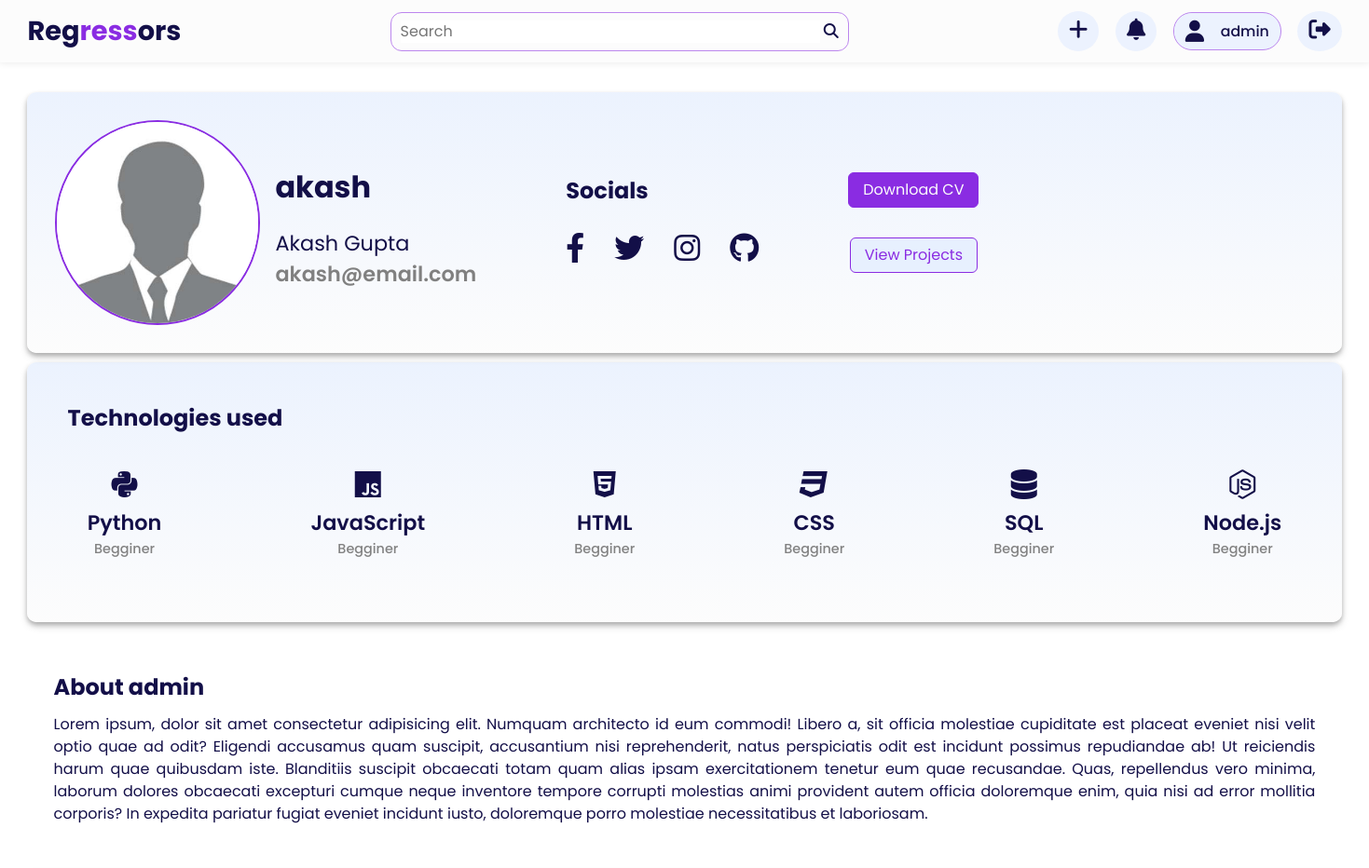
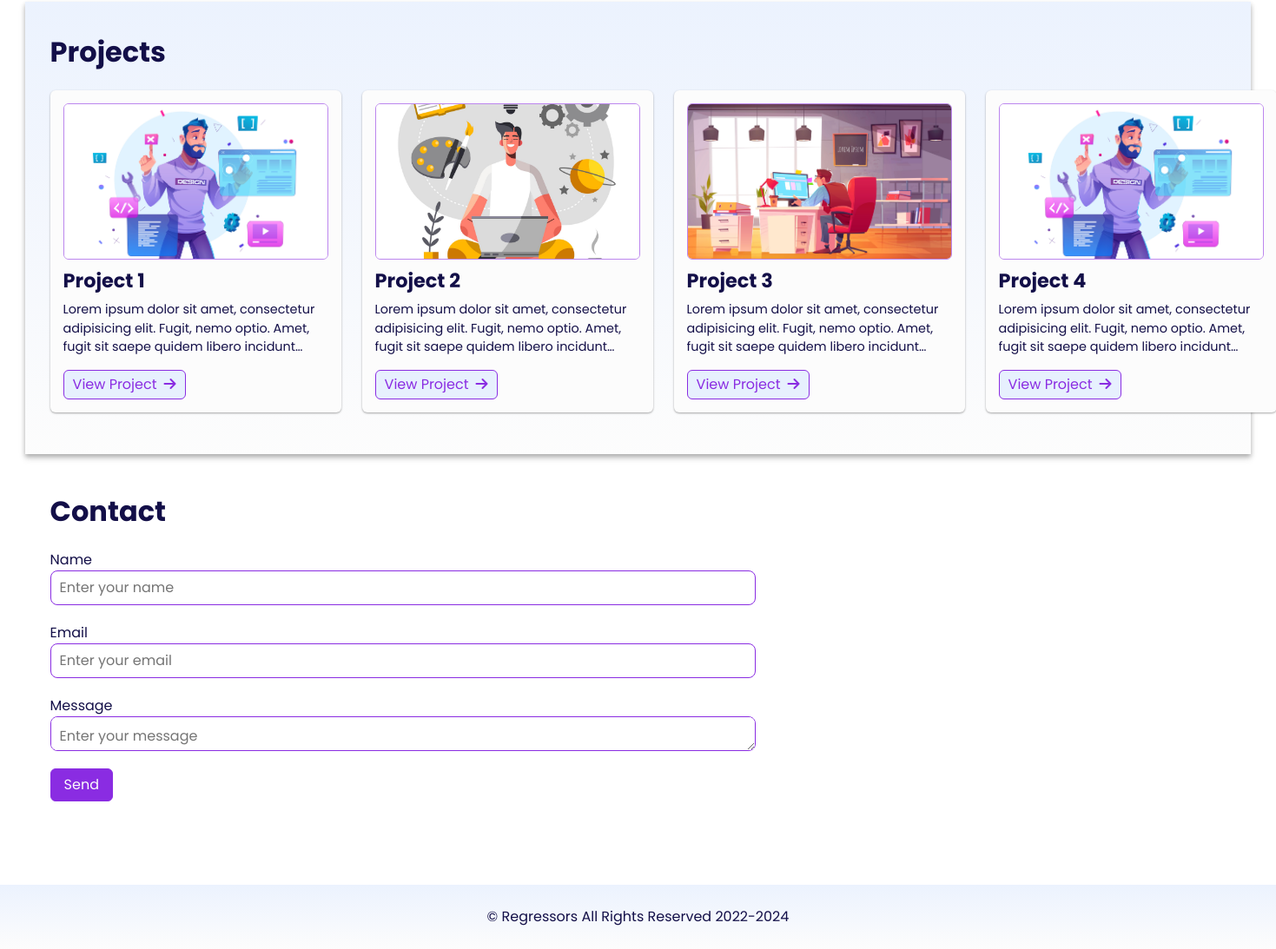
Page /profile/2 (signed in) on the committed database (2 pictures, top to bottom).
### app.py (models this page shows, shortened)
class User(db.Model, UserMixin):
    id = db.Column(db.Integer, primary_key=True, nullable=False, autoincrement=True)
    first_name = db.Column(db.String(20), nullable=False)
    last_name = db.Column(db.String(20), nullable=False)
    username = db.Column(db.String(20), unique=True, nullable=False)
    email = db.Column(db.String(120), unique=True, nullable=False)
    image_file = db.Column(db.String(20), nullable=False, default="default.jpg")
    password = db.Column(db.String(60), nullable=False)
    posts = db.relationship("Post", backref="author", lazy=True)

### app.py (the view)
@app.route("/profile/<user_id>")
def profile(user_id):
    user = User.query.get(user_id)
    return render_template("profile.html", user=user)

### app.py (called while the page is built)
@login_manager.user_loader
def load_user(user_id):
    return User.query.get(int(user_id))

### templates/profile.html
{% extends "layout.html" %}
  {% block css_stylesheets %}
    {{ super() }}
    <link
      rel="stylesheet"
      href="{{ url_for('static', filename='css/profile.css') }}"
    />
  {% endblock css_stylesheets %}
  {% block body_content %}
    <section class="profile-page-main-section">
      <div class="container">
        <div class="profile-header">
          <div class="profile-header-left">
            <div class="profile-img">
              <img src="{{ url_for('static', filename='img/profile-pic.jpg') }}" alt="" />
            </div>
            <div class="user-details">
              <h1 class="user-name">{{ user.username }}</h1>
              <h2 class="full-name">{{ user.first_name + ' ' + user.last_name }}</h2>
              <h3 class="user-email">{{ user.email }}</h3>
            </div>
          </div>
          <div class="profile-header-right">
            <div class="social-area">
              <h2 class="social-heading">Socials</h2>
              <div class="social-icons">
                <a href="#" class="social-icon">
                  <i class="fab fa-facebook-f"></i>
                </a>
                <a href="#" class="social-icon">
                  <i class="fab fa-twitter"></i>
                </a>
                <a href="#" class="social-icon">
                  <i class="fab fa-instagram"></i>
                </a>
                <a href="#" class="social-icon">
                  <i class="fab fa-github"></i>
                </a>
              </div>
            </div>
            <div class="cv-area">
              <a href="#" class="btn btn-primary">Download CV</a>
              <a href="#" class="btn btn-secondary">View Projects</a>
            </div>
          </div>
        </div>
        <section class="tech-known-section">
          <div class="container">
            <h2 class="tech-known-heading">Technologies used</h2>
            <div class="tech-known-items-list">
              <div class="tech-known-item">
                <div class="tech-known-item-icon">
                  <i class="fa-brands fa-python"></i>
                </div>
                <div class="tech-known-item-name">Python</div>
                <div class="tech-known-item-experience">Begginer</div>
              </div>
              <div class="tech-known-item">
                <div class="tech-known-item-icon">
                  <i class="fa-brands fa-js"></i>
                </div>
                <div class="tech-known-item-name">JavaScript</div>
                <div class="tech-known-item-experience">Begginer</div>
              </div>
              <div class="tech-known-item">
                <div class="tech-known-item-icon">
                  <i class="fa-brands fa-html5"></i>
                </div>
                <div class="tech-known-item-name">HTML</div>
                <div class="tech-known-item-experience">Begginer</div>
              </div>
              <div class="tech-known-item">
                <div class="tech-known-item-icon">
                  <i class="fa-brands fa-css3"></i>
                </div>
                <div class="tech-known-item-name">CSS</div>
                <div class="tech-known-item-experience">Begginer</div>
              </div>
              <div class="tech-known-item">
                <div class="tech-known-item-icon">
                  <i class="fas fa-database"></i>
                </div>
                <div class="tech-known-item-name">SQL</div>
                <div class="tech-known-item-experience">Begginer</div>
              </div>
              <div class="tech-known-item">
                <div class="tech-known-item-icon">
                  <i class="fab fa-node-js"></i>
                </div>
                <div class="tech-known-item-name">Node.js</div>
                <div class="tech-known-item-experience">Begginer</div>
              </div>
            </div>
          </div>
        </section>
        <section class="about-section">
          <div class="container">
            <h2 class="about-heading">About {{ current_user.username }}</h2>
            <p class="about-text">Lorem ipsum, dolor sit amet consectetur adipisicing elit. Numquam architecto id eum commodi! Libero a, sit officia molestiae cupiditate est placeat eveniet nisi velit optio quae ad odit? Eligendi accusamus quam suscipit, accusantium nisi reprehenderit, natus perspiciatis odit est incidunt possimus repudiandae ab! Ut reiciendis harum quae quibusdam iste. Blanditiis suscipit obcaecati totam quam alias ipsam exercitationem tenetur eum quae recusandae. Quas, repellendus vero minima, laborum dolores obcaecati excepturi cumque neque inventore tempore corrupti molestias animi provident autem officia doloremque enim, quia nisi ad error mollitia corporis? In expedita pariatur fugiat eveniet incidunt iusto, doloremque porro molestiae necessitatibus et laboriosam.</p>
          </div>
        </section>
        <section class="projects-section">
          <div class="container">
            <h1>Projects</h1>
            <div class="cards-container">
              <div class="card">
                <img src="{{ url_for('static', filename='img/img-1.jpg') }}" alt="" class="card-img" />
                <h2 class="card-title">Project 1</h2>
                <p class="card-text">
                  Lorem ipsum dolor sit amet, consectetur adipisicing elit. Fugit,
                  nemo optio. Amet, fugit sit saepe quidem libero incidunt
                  architecto corrupti nam perferendis consequatur perspiciatis sequi
                  aliquid sapiente. Sapiente et provident neque laborum. Totam
                  cupiditate id, autem vitae repellendus quaerat molestiae!
                </p>
                <button class="btn btn-secondary card-btn">
                  View Project<span><i class="fa-solid fa-arrow-right"></i></span>
                </button>
              </div>
              <div class="card">
                <img src="{{ url_for('static', filename='img/img-2.jpg') }}" alt="" class="card-img" />
                <h2 class="card-title">Project 2</h2>
                <p class="card-text">
                  Lorem ipsum dolor sit amet, consectetur adipisicing elit. Fugit,
                  nemo optio. Amet, fugit sit saepe quidem libero incidunt
                  architecto corrupti nam perferendis consequatur perspiciatis sequi
                  aliquid sapiente. Sapiente et provident neque laborum. Totam
                  cupiditate id, autem vitae repellendus quaerat molestiae!
                </p>
                <button class="btn btn-secondary card-btn">
                  View Project<span><i class="fa-solid fa-arrow-right"></i></span>
                </button>
              </div>
              <div class="card">
                <img src="{{ url_for('static', filename='img/img-3.jpg') }}" alt="" class="card-img" />
                <h2 class="card-title">Project 3</h2>
                <p class="card-text">
                  Lorem ipsum dolor sit amet, consectetur adipisicing elit. Fugit,
                  nemo optio. Amet, fugit sit saepe quidem libero incidunt
                  architecto corrupti nam perferendis consequatur perspiciatis sequi
                  aliquid sapiente. Sapiente et provident neque laborum. Totam
                  cupiditate id, autem vitae repellendus quaerat molestiae!
                </p>
                <button class="btn btn-secondary card-btn">
                  View Project<span><i class="fa-solid fa-arrow-right"></i></span>
                </button>
              </div>
              <div class="card">
                <img src="{{ url_for('static', filename='img/img-1.jpg') }}" alt="" class="card-img" />
                <h2 class="card-title">Project 4</h2>
                <p class="card-text">
                  Lorem ipsum dolor sit amet, consectetur adipisicing elit. Fugit,
                  nemo optio. Amet, fugit sit saepe quidem libero incidunt
                  architecto corrupti nam perferendis consequatur perspiciatis sequi
                  aliquid sapiente. Sapiente et provident neque laborum. Totam
                  cupiditate id, autem vitae repellendus quaerat molestiae!
                </p>
                <button class="btn btn-secondary card-btn">
                  View Project<span><i class="fa-solid fa-arrow-right"></i></span>
                </button>
              </div>
            </div>
          </div>
        </section>
        <section class="contact-section">
          <div class="container">
            <h1>Contact</h1>
            <form action="{{ url_for('home') }}" method="POST">
              <div class="input-box">
                <label for="name">Name</label>
                <input type="text" name="name" id="name" class="input" placeholder="Enter your name" />
              </div>
              <div class="input-box">
                <label for="email">Email</label>
                <input type="email" name="email" id="email" class="input" placeholder="Enter your email" />
              </div>
              <div class="input-box">
                <label for="message">Message</label>
                <textarea name="message" id="message" class="input" placeholder="Enter your message"></textarea>
              </div>
              <button type="submit" class="btn btn-primary">Send</button>
            </form>
          </div>
        </section>
      </div>
    </section>
  {% endblock body_content %}

### templates/layout.html (shortened to what this page needs)
<!DOCTYPE html>
<html lang="en">
  <head>
    {% block css_stylesheets %}
    <link
      rel="stylesheet"
      href="{{ url_for('static', filename='css/main.css') }}"
    />
    {% endblock css_stylesheets %}
    <link
      rel="stylesheet"
      href="https://cdnjs.cloudflare.com/ajax/libs/font-awesome/6.1.0/css/all.min.css"
    />
  </head>
  <body>
    {% block navbar %}
      <nav class="nav-bar">
        <div class="container">
          <a href="{{ url_for('home') }}" class="logo">Reg<span>ress</span>ors</a>
          <div class="search-box">
            <input type="text" class="search-txt" placeholder="Search" />
            <a href="#" class="search-btn">
              <i class="fas fa-search"></i>
            </a>
          </div>
          <div class="menu">
            {% if current_user.is_authenticated %}
                <div class="menu-icon add-post-btn"><a href="{{ url_for('add') }}"><i class="fas fa-plus"></i></a></div>
              <div class="menu-icon notifications-btn"><i class="fas fa-bell"></i></div>
              <div class="profile-btn"><i class="profile-icon fas fa-user"></i><a href="{{ url_for('account') }}"><span class="user-name">{{ current_user.username }}</span></a></div>
                <div class="menu-icon logout-btn"><a href="{{ url_for('logout') }}"><i class="fas fa-sign-out-alt"></i></a></div>
            {% else %}
              <div class="btn btn-secondary"><a href="{{ url_for('signup') }}">Signup</a></div>
              <div class="btn btn-primary"><a href="{{ url_for('login') }}">Login</a></div>
            {% endif %}
          </div>
        </div>
      </nav>
    {% endblock navbar %}
    <section>
        {% block body_content %}{% endblock body_content %}
    </section>
    {% block footer %}
    <section class="footer" id="footer">
      <div class="container">
        <p>&#169; Regressors All Rights Reserved 2022-2024</p>
      </div>
    </section>
    {% endblock footer %}
  </body>
</html>

### static/css/main.css (style rules this page uses)
:root { --clr-primary: hsl(271, 76%, 53%); --clr-primary-dark: hsl(271, 76%, 43%); --clr-primary-light: hsl(271, 76%, 73%); --clr-secondary: hsl(217, 90%, 95%); --clr-bg: hsl(0, 0%, 99%); --clr-text: hsl(244, 66%, 17%); --clr-accent: hsl(270, 84%, 87%); --clr-warning: hsl(51, 87%, 79%); --clr-error: hsl(0, 80%, 84%); --clr-gradient-start: hsl(218, 90%, 96%); --clr-gradient-end: var(--clr-bg); --gradient-background: linear-gradient( 180deg, var(--clr-gradient-start) 0%, var(--clr-gradient-end) 100% ); }
*, *::before, *::after { box-sizing: border-box; }
* { font-family: "Poppins", sans-serif; margin: 0; padding: 0; scroll-behavior: smooth; scroll-padding-top: 2rem; }
body { min-height: 100vh; text-rendering: optimizeSpeed; line-height: 1.5; color: var(--clr-text); }
img, picture { max-width: 100%; display: block; }
input, button, textarea, select { font: inherit; }
a { text-decoration: none; color: var(--clr-text); }
section { padding: 2rem 0 3rem; }
section h1 { font-size: 2rem; margin: 10px 0 20px 0; }
.container { max-width: 96%; margin: auto; }
.nav-bar { position: sticky; top: 0; padding: 12px 0; background-color: var(--clr-bg); box-shadow: 0 0.3px 8px hsla(0, 2%, 12%, 0.108); z-index: 100; }
.nav-bar .container { display: flex; align-items: center; justify-content: space-between; }
.menu, .nav-bar ul { display: flex; align-items: center; justify-content: center; gap: 1.1rem; }
.logo { font-size: 1.8rem; font-weight: 700; color: var(--clr-text); }
.logo span { color: var(--clr-primary); }
.btn { padding: 6px 15px; border: 1px solid; border-radius: 6px; cursor: pointer; transition: 0.3s ease; }
.btn-primary { background-color: var(--clr-primary); border-color: var(--clr-primary); }
.btn-primary, .btn-primary a { color: var(--clr-bg); }
.btn-secondary { background-color: var(--clr-secondary); border-color: var(--clr-primary); }
.btn-secondary, .btn-secondary a { color: var(--clr-primary); }
.search-box { padding: 8px 10px; border: 1px solid var(--clr-primary-light); border-radius: 12px; }
.search-box input { width: 450px; }
.search-box input, .search-box input:focus { outline: none !important; border: none !important; }
.menu-icon { cursor: pointer; border-radius: 50%; background-color: var(--clr-gradient-start); padding: 8px 12px; transition: 0.3s ease; }
.profile-btn { border-radius: 20px; padding-right: 12px; border: 1px solid var(--clr-primary-light); background-color: var(--clr-gradient-start); cursor: pointer; display: flex; align-items: center; justify-content: center; gap: 0.35rem; transition: 0.3s ease; }
.profile-icon { border-radius: 50%; background-color: var(--clr-gradient-start); padding: 8px 12px; }
.user-name { font-weight: 500; font-size: 0.985rem; }
.menu i { font-size: 1.45rem; }
.footer { position: sticky; top: 100vh; background: var(--gradient-background); padding: 25px 0; }
.footer .container { display: flex; align-items: center; justify-content: center; }
.footer p { font-size: 1rem; }

### rows in the picture
User: username "admin"
User: username "akash", first_name+last_name "Akash Gupta", email "akash@email.com"
